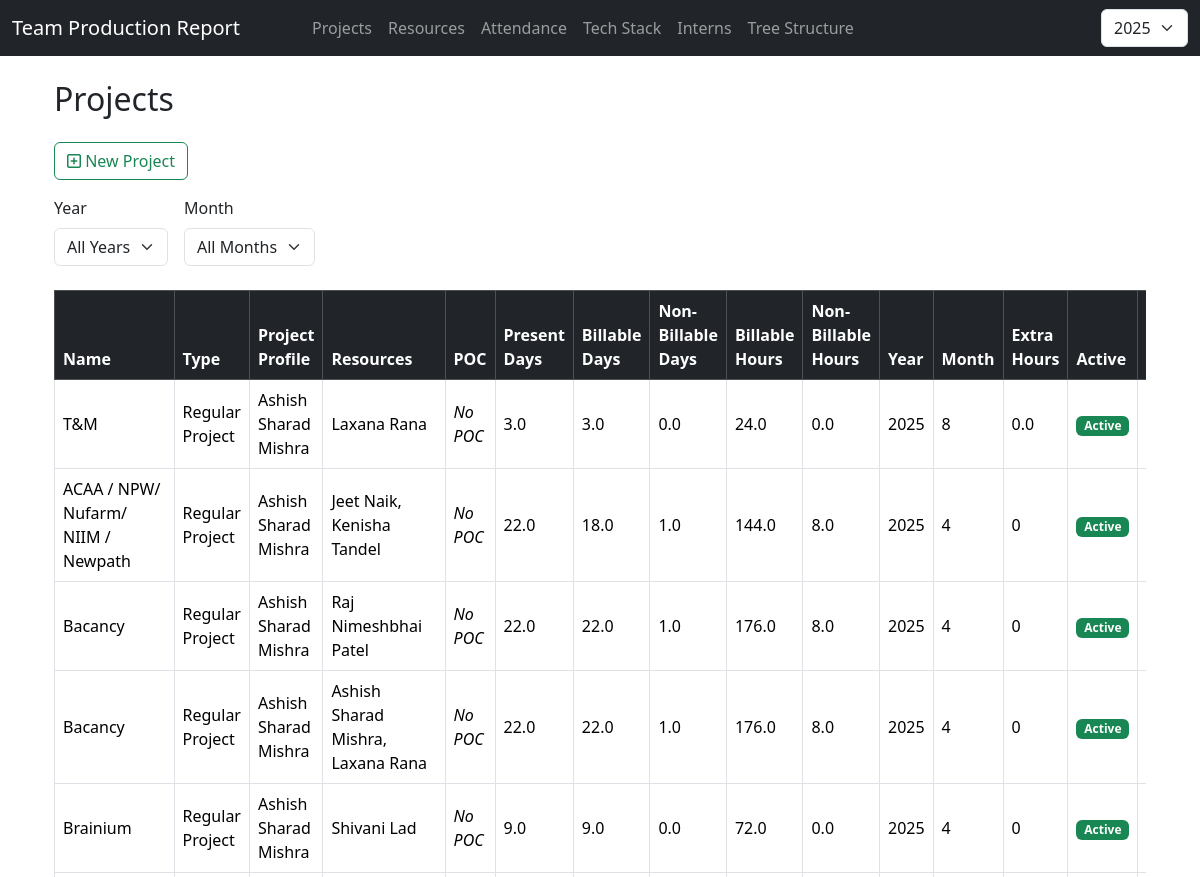
Before: /projects/projects/ (upper part) with the older database file.
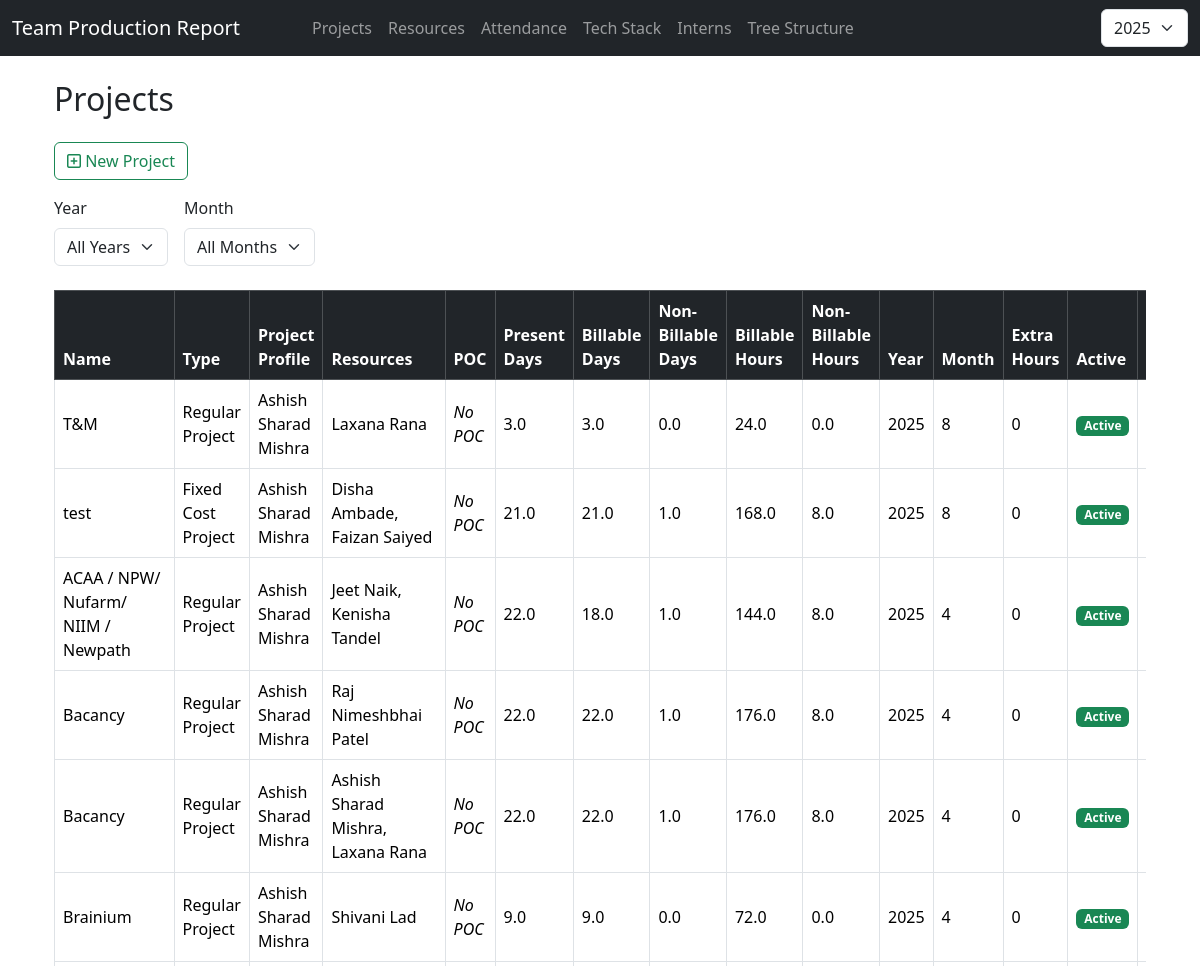
After: the same page with the newer database file.
### projects/models.py (models this page shows, shortened)
class Project(models.Model):
    PROJECT_TYPE_CHOICES = [
        ('REGULAR', 'Regular Project'),
        ('FIXED_COST', 'Fixed Cost Project'),
    ]
    project_name = models.CharField(max_length=100)
    project_type = models.CharField(
        max_length=20,
        choices=PROJECT_TYPE_CHOICES,
        default='REGULAR'
    )
    year = models.PositiveIntegerField(
        help_text="Enter the year for this project report (e.g., 2025)"
    )
    month = models.PositiveSmallIntegerField(
        choices=[(i, calendar.month_name[i]) for i in range(1, 13)],
        help_text="Enter the month for this project report (1–12)"
    )
    project_profile = models.ForeignKey(
        Resource,
        on_delete=models.PROTECT,
        related_name='profiled_projects',
        help_text="Main profile/resource for this project"
    )
    resources = models.ManyToManyField(
        Resource,
        related_name='assigned_projects',
        blank=True,
        help_text="Multiple resources can be assigned to this project"
    )
    poc = models.ManyToManyField(
        Resource,
        related_name='poc_projects',
        blank=True,
        help_text="Multiple POCs can be assigned to this project"
    )
    present_day = models.FloatField(
        default=0,
        validators=[MinValueValidator(0)],
        help_text="Number of days the project was active"
    )
    billable_days = models.FloatField(
        default=0,
        validators=[MinValueValidator(0)],
        help_text="Number of billable days"
    )
    non_billable_days = models.FloatField(
        default=0,
        validators=[MinValueValidator(0)],
        help_text="Number of non-billable days"
    )
    billable_hours = models.FloatField(
        default=0,
        editable=False,
        help_text="Auto-calculated from billable_days × 8"
    )
    non_billable_hours = models.FloatField(
        default=0,
        editable=False,
        help_text="Auto-calculated from non_billable_days × 8"
    )
    extra_hours = models.FloatField(
        null=True,
        blank=True,
        default=0,
        validators=[MinValueValidator(0)],
        help_text="Any additional hours (optional)"
    )
    is_active = models.BooleanField(default=True, help_text="For soft deletion")
    created_at = models.DateTimeField(auto_now_add=True)
    counting = models.FloatField(default=0, help_text="Counting value")
    updated_at = models.DateTimeField(auto_now=True)
    class Meta:
        db_table = 'projects'
        ordering = ['-year', '-month', 'project_name']
        verbose_name = 'Project'
        verbose_name_plural = 'Projects'

### resources/models.py (models this page shows, shortened)
class Resource(models.Model):
    resource_name = models.CharField(
        max_length=100,
        help_text="Enter the full name of the resource"
    )
    year = models.PositiveIntegerField(
        help_text="Enter the year manually (e.g., 2025)"
    )
    month = models.PositiveSmallIntegerField(
        choices=[(i, calendar.month_name[i]) for i in range(1, 13)],
        help_text="Enter the month manually (1-12)"
    )
    working_days = models.FloatField(
        null=True,
        blank=True,
        help_text="Leave blank to auto-calculate (Mon-Fri + 1st Saturday)"
    )
    present_day = models.FloatField(
        default=0,
        help_text="Days resource was present"
    )
    present_hours = models.FloatField(
        default=0,
        help_text="Auto-calculated as present_day * 8 hours if not set"
    )
    created_at = models.DateTimeField(auto_now_add=True)
    counting = models.FloatField(default=0, help_text="Counting value")
    is_active = models.BooleanField(
        default=True,
        help_text="Uncheck to deactivate this resource instead of deleting."
    )
    class Meta:
        db_table = 'resources'
        ordering = ['-year', '-month', 'resource_name']
        verbose_name = 'Resource'
        verbose_name_plural = 'Resources'
        unique_together = ('resource_name', 'year', 'month')

### projects/views.py (the view)
# urls.py: path("projects/", views.project_list, name="project_list"),
def project_list(request):
    selected_year = request.GET.get('year')
    selected_month = request.GET.get('month')
    projects = Project.objects.all()
    if selected_year:
        projects = projects.filter(year=selected_year)
    if selected_month:
        projects = projects.filter(month=selected_month)
    years = Project.objects.values_list('year', flat=True).distinct().order_by('year')
    months = Project.objects.values_list('month', flat=True).distinct().order_by('month')
    return render(request, 'projects/project_list.html', {
        'projects': projects,
        'years': years,
        'months': months,
        'selected_year': selected_year,
        'selected_month': selected_month,
    })

### projects/templates/projects/project_list.html (shortened to what this page needs)
{% extends 'base.html' %}
{% block content %}
<div class="container mt-4">
  <h2 class="mb-4">Projects</h2>
  <div class="d-flex justify-content-between align-items-center mb-3">
    <a href="{% url 'projects:project_create' %}" class="btn btn-outline-success ">
      <i class="far fa-plus-square"></i> New Project
    </a>
  </div>
  <form method="get" class="row row-cols-lg-auto g-3 align-items-center mb-4" id="filter-form">
    <div class="col-12">
      <label for="year-select" class="form-label">Year</label>
      <select id="year-select" name="year" class="form-select"
              onchange="document.getElementById('filter-form').submit();">
        <option value="">All Years</option>
      </select>
    </div>
    <div class="col-12">
      <label for="month-select" class="form-label">Month</label>
      <select id="month-select" name="month" class="form-select"
              onchange="document.getElementById('filter-form').submit();">
        <option value="">All Months</option>
      </select>
    </div>
  </form>
  <div class="table-responsive">
    <table class="table table-bordered table-hover align-middle">
      <thead class="table-dark">
        <tr>
          <th>Name</th>
          <th>Type</th>
          <th>Project Profile</th>
          <th>Resources</th>
          <th>POC</th>
          <th>Present Days</th>
          <th>Billable Days</th>
          <th>Non-Billable Days</th>
          <th>Billable Hours</th>
          <th>Non-Billable Hours</th>
          <th>Year</th>
          <th>Month</th>
          <th>Extra Hours</th>
          <th>Active</th>
          <th>Actions</th>
        </tr>
      </thead>
      <tbody>
        {% for project in projects %}
        <tr>
          <td>{{ project.project_name }}</td>
          <td>{{ project.get_project_type_display }}</td>
          <td>{{ project.project_profile.resource_name }}</td>
          <td>
            {% for resource in project.resources.all %}
              <span>{{ resource.resource_name }}</span>{% if not forloop.last %}, {% endif %}
            {% empty %}
              <em>No resources</em>
            {% endfor %}
          </td>
          <td>
            {% for poc in project.poc.all %}
              <span>{{ poc.resource_name }}</span>{% if not forloop.last %}, {% endif %}
            {% empty %}
              <em>No POC</em>
            {% endfor %}
          </td>
          <td>{{ project.present_day }}</td>
          <td>{{ project.billable_days }}</td>
          <td>{{ project.non_billable_days }}</td>
          <td>{{ project.billable_hours }}</td>
          <td>{{ project.non_billable_hours}}</td>
          <td>{{ project.year }}</td>
          <td>{{ project.month }}</td>
          <td>{{ project.extra_hours|default_if_none:0 }}</td>
          <td>
            {% if project.is_active %}
              <span class="badge bg-success">Active</span>
            {% else %}
              <span class="badge bg-danger">Inactive</span>
            {% endif %}
          </td>
          <td>
          </td>
        </tr>
        {% empty %}
        <tr>
          <td colspan="11" class="text-center">No projects available.</td>
        </tr>
        {% endfor %}
      </tbody>
    </table>
  </div>
</div>
{% endblock %}

Changed rows visible on the page:
changed Project (number 1 of 6 on the later page): extra_hours "0.0" → "0"
added Project: project_name "test", project_type "Fixed Cost Project", project_profile.resource_name "Ashish Sharad Mishra", present_day "21.0", billable_days "21.0", non_billable_days "1.0", billable_hours "168.0", non_billable_hours "8.0", year "2025", month "8", extra_hours "0", is_active "Active"
now on this page (row unchanged): Resource: resource_name "Disha Ambade", shown under "test"
now on this page (row unchanged): Resource: resource_name "Faizan Saiyed", shown under "test"
